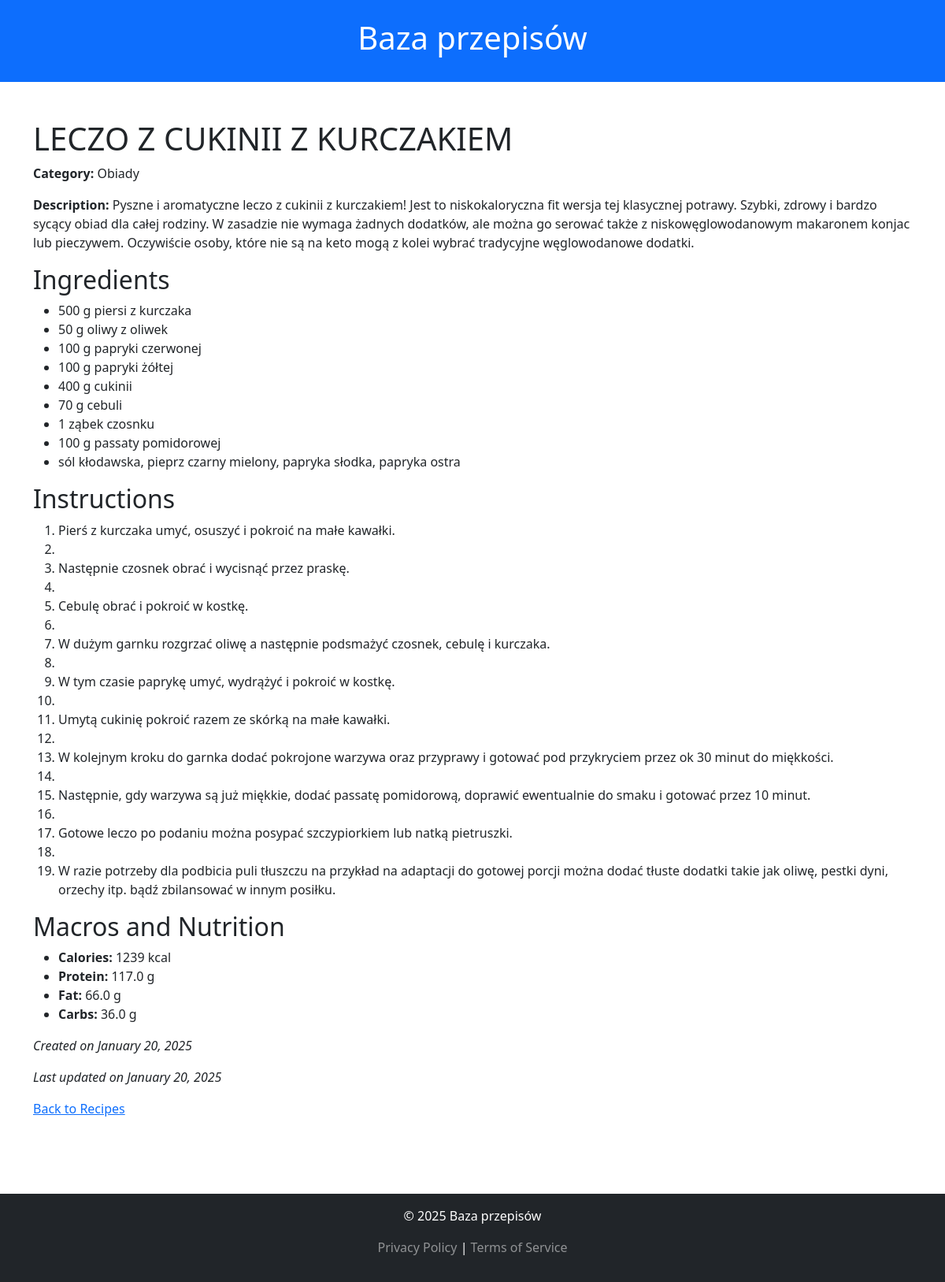
/recipesbase/recipe/1/, run on the app's committed database.
### recipesbase/models.py (models this page shows, shortened)
class Recipe(models.Model):
    name = models.CharField(max_length=200)
    category = models.ForeignKey(Category, on_delete=models.CASCADE, related_name="recipes")
    description = models.TextField(blank=True, null=True)
    ingredients = models.TextField(help_text="List of ingredients and quantities")
    instructions = models.TextField(help_text="Step-by-step cooking instructions")
    calories = models.PositiveIntegerField(help_text="Total calories in kcal")
    protein = models.FloatField(help_text="Protein content in grams")
    fat = models.FloatField(help_text="Fat content in grams")
    carbs = models.FloatField(help_text="Carbohydrate content in grams")
    created_at = models.DateTimeField(auto_now_add=True)
    updated_at = models.DateTimeField(auto_now=True)

class Category(models.Model):
    name = models.CharField(max_length=100, unique=True)
    description = models.TextField(blank=True, null=True)

### recipesbase/views.py (the view)
# urls.py: path("recipe/<int:recipe_id>/", views.recipe, name="recipe"),
def recipe(request, recipe_id):
    recipe = Recipe.objects.get(id=recipe_id)
    return render(request, "recipesbase/recipe.html", {"recipe": recipe})

### recipesbase/templates/recipesbase/recipe.html (shortened to what this page needs)
{% extends "recipesbase/base.html" %}
{% block content %}
<h1>{{ recipe.name }}</h1>
<p><strong>Category:</strong> {{ recipe.category.name }}</p>
{% if recipe.description %}
<p><strong>Description:</strong> {{ recipe.description }}</p>
{% endif %}
<h2>Ingredients</h2>
<ul>
  {% for ingredient in recipe.ingredients.splitlines %}
  <li>{{ ingredient }}</li>
  {% endfor %}
</ul>
<h2>Instructions</h2>
<ol>
  {% for step in recipe.instructions.splitlines %}
  <li>{{ step }}</li>
  {% endfor %}
</ol>
<h2>Macros and Nutrition</h2>
<ul>
  <li><strong>Calories:</strong> {{ recipe.calories }} kcal</li>
  <li><strong>Protein:</strong> {{ recipe.protein }} g</li>
  <li><strong>Fat:</strong> {{ recipe.fat }} g</li>
  <li><strong>Carbs:</strong> {{ recipe.carbs }} g</li>
</ul>
<p><em>Created on {{ recipe.created_at|date:"F j, Y" }}</em></p>
<p><em>Last updated on {{ recipe.updated_at|date:"F j, Y" }}</em></p>
<a href="{% url 'index' %}">Back to Recipes</a>
{% endblock %}

### recipesbase/templates/recipesbase/base.html (shortened to what this page needs)
{% load static %}
<!DOCTYPE html>
<html lang="en">
  <head>
    {% load bootstrap5 %}
    {% bootstrap_css %}
  </head>
  <body>
    <header class="bg-primary text-white py-4">
      <div class="container">
        <h1 class="text-center">Baza przepisów</h1>
      </div>
    </header>
    <main class="container my-5">{% block content %} {% endblock %}</main>
    <footer class="bg-dark text-white py-3 mt-5">
      <div class="container text-center">
        <p>&copy; 2025 Baza przepisów</p>
        <p>
          <a href="#" class="text-decoration-none text-white-50"
            >Privacy Policy</a
          >
          |
          <a href="#" class="text-decoration-none text-white-50"
            >Terms of Service</a
          >
        </p>
      </div>
    </footer>
  </body>
</html>

### recipesbase/templates/recipesbase/base.html (style rules this page uses)
body { display: flex; flex-direction: column; min-height: 100vh; }
main { flex: 1; }

### data on the page
Recipe: name "LECZO Z CUKINII Z KURCZAKIEM", category.name "Obiady", description "Pyszne i aromatyczne leczo z cukinii z kurczakiem! Jest to niskokaloryczna fit wersja tej klasycznej potrawy. Szybki, zdrowy i bardzo sycący obiad dla całej rodziny. W zasadzie nie wymaga żadnych dodatków, ale można go serować także z niskowęglowodanowym makaronem konjac lub pieczywem. Oczywiście osoby, które nie są na keto mogą z kolei wybrać tradycyjne węglowodanowe dodatki.", calories "1239", protein "117.0", fat "66.0", carbs "36.0", created_at "January 20, 2025", updated_at "January 20, 2025"

### other printed values
{{ ingredient }} "500 g piersi z kurczaka" "50 g oliwy z oliwek" "100 g papryki czerwonej" "100 g papryki żółtej" "400 g cukinii" "70 g cebuli" "1 ząbek czosnku" "100 g passaty pomidorowej" "sól kłodawska, pieprz czarny mielony, papryka słodka, papryka ostra"
{{ step }} "Pierś z kurczaka umyć, osuszyć i pokroić na małe kawałki." "Następnie czosnek obrać i wycisnąć przez praskę." "Cebulę obrać i pokroić w kostkę." "W dużym garnku rozgrzać oliwę a następnie podsmażyć czosnek, cebulę i kurczaka." "W tym czasie paprykę umyć, wydrążyć i pokroić w kostkę." "Umytą cukinię pokroić razem ze skórką na małe kawałki." "W kolejnym kroku do garnka dodać pokrojone warzywa oraz przyprawy i gotować pod przykryciem przez ok 30 minut do miękkości." "Następnie, gdy warzywa są już miękkie, dodać passatę pomidorową, doprawić ewentualnie do smaku i gotować przez 10 minut." "Gotowe leczo po podaniu można posypać szczypiorkiem lub natką pietruszki." "W razie potrzeby dla podbicia puli tłuszczu na przykład na adaptacji do gotowej porcji można dodać tłuste dodatki takie jak oliwę, pestki dyni, orzechy itp. bądź zbilansować w innym posiłku."
